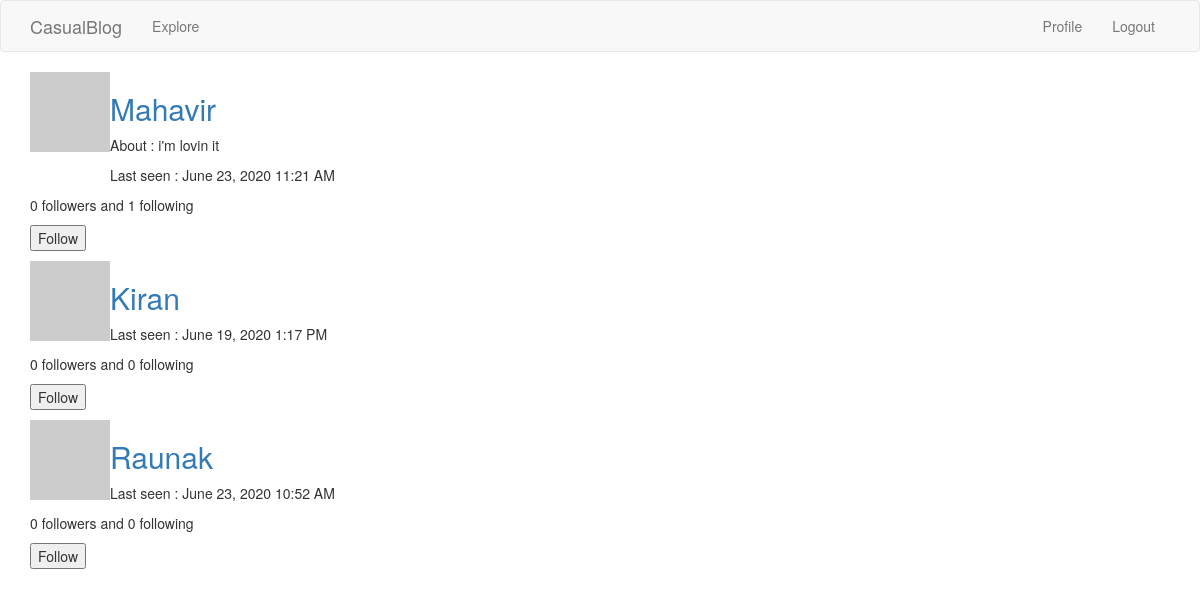
Page /index/explore (signed in) on the committed database.
### app/models.py (models this page shows, shortened)
class PaginatedAPIMixin(object):
	@staticmethod
	def to_collection_dict(query, page, per_page, endpoint, **kwargs):
		resources = query.paginate(page, per_page, False)
		data = {
			'items': [item.to_dict() for item in resources.items],
			'_meta': {
				'page': page,
				'per_page': per_page,
				'total_pages': resources.pages,
				'total_items': resources.total
				},
			'_links': {
				'self':url_for(endpoint, page=page, per_page=per_page, **kwargs),
				'next':url_for(endpoint, page=page+1, per_page=per_page,\
						**kwargs) if resources.has_next else None,
				'prev':url_for(endpoint, page=page-1, per_page=per_page,\
						**kwargs) if resources.has_next else None
				}
		}
		return data

class User(UserMixin, db.Model, PaginatedAPIMixin):
	id = db.Column(db.Integer, primary_key = True)
	username = db.Column(db.String(32), index = True, unique = True)
	email = db.Column(db.String(64), unique=True)
	password_hash = db.Column(db.String(128))
	about_me = db.Column(db.String(256))
	last_seen = db.Column(db.DateTime, default=datetime.utcnow)
	blogs = db.relationship('Blog', backref='author', lazy='dynamic')
	followed = db.relationship(
				'User', secondary=followers,
				 primaryjoin=(followers.c.follower_id == id),
				 secondaryjoin=(followers.c.followed_id == id),
				 backref=db.backref('followers', lazy='dynamic'),
				 lazy='dynamic')
	def avatar(self, size):
		digest = md5(self.email.lower().encode('utf-8')).hexdigest()
		return 'https://www.gravatar.com/avatar/{}?d=identicon&s={}'.format(digest, size)
	def is_following(self,user):
		return self.followed.filter(followers.c.followed_id == user.id).count()>0

### app/main/routes.py (the view)
@bp.route('/index/explore', methods=['GET','POST'])
@login_required
def explore():
	form = FollowForm()
	users = User.query.all()
	return render_template('explore.html', title='Explore Blogs',\
							users = users, form = form)

### app/main/forms.py
class FollowForm(FlaskForm):
	submit = SubmitField('Submit')

### app/main/routes.py (called while the page is built)
@bp.before_app_request
def before_request():
	if current_user.is_authenticated:
		current_user.last_seen = datetime.utcnow()
		db.session.commit()

### app/models.py (called while the page is built)
@login.user_loader
def load_user(id):
	return User.query.get(int(id))

### app/templates/explore.html (shortened to what this page needs)
{%extends "base.html"%}
{% import 'bootstrap/wtf.html' as wtf%}
{%block app_content%}
	{%for user in users%}
		{%if user != current_user%}
		<table>
		<tr valign='top'>
			<td><img src = {{ user.avatar(50) }}/></td>
			<td>
			<h2><a href="{{url_for('main.user', username=user.username)}}">{{user.username.title()}}</a></h2>
			{% if user.about_me %}
			<p>About : {{user.about_me}}</p>
			{% endif %}
			{% if user.last_seen %}
			<p>Last seen : {{moment(user.last_seen).format('LLL')}}</p>
			{% endif %}
			</td>
		</tr>
	</table>
	<p>{{user.followers.count()}} followers and {{user.followed.count()}} following </p>
	{%if not current_user.is_following(user)%}
	<p>
		<form action="{{url_for('main.follow', username=user.username)}}", method='post'>
			{{form.submit(value='Follow')}}
		</form>
	</p>
	{%endif%}
	{%endif%}
{%endfor%}
{%endblock%}

### rows in the picture
User: username "Mahavir", about_me "i'm lovin it", last_seen "June 23, 2020 11:21 AM", followers.count "0", followed.count "1"
User: username "Kiran", last_seen "June 19, 2020 1:17 PM", followers.count "0", followed.count "0"
User: username "Raunak", last_seen "June 23, 2020 10:52 AM", followers.count "0", followed.count "0"
